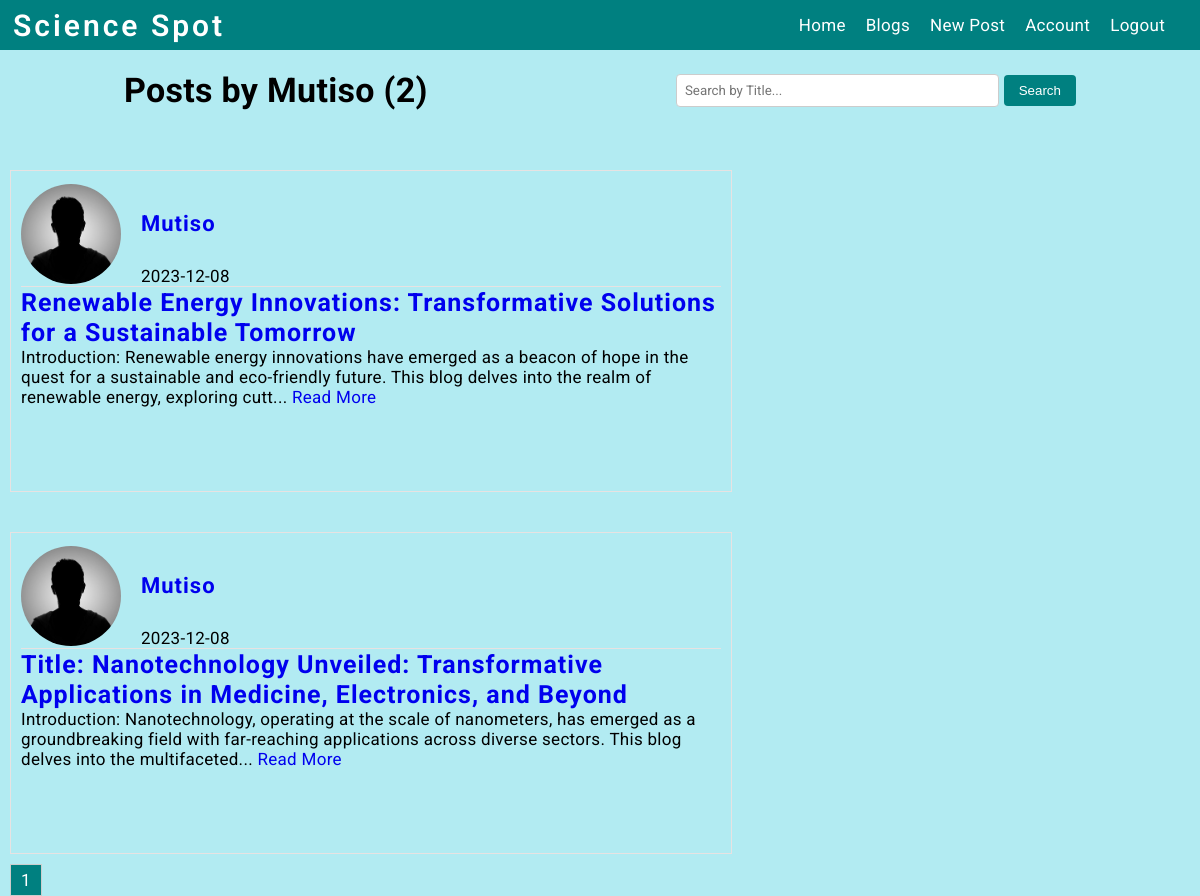
/user/Mutiso (signed in), run on the app's committed database.
### flaskblog/models.py (models this page shows, shortened)
class User(db.Model, UserMixin):
    id = db.Column(db.Integer, primary_key=True)
    username = db.Column(db.String(20), unique=True, nullable=False)
    email = db.Column(db.String(120), unique=True, nullable=False)
    image_file = db.Column(db.String(20), nullable=False, default='default.jpg')
    password = db.Column(db.String(60), nullable=False)
    posts = db.relationship('Post', backref='author', lazy=True)
    """How ro represent our user model"""

class Post(db.Model):
    id = db.Column(db.Integer, primary_key=True)
    title = db.Column(db.String(100), nullable=False)
    date_posted = db.Column(db.DateTime, nullable=False, default=datetime.utcnow)
    content = db.Column(db.Text, nullable=False)
    user_id = db.Column(db.Integer, db.ForeignKey('user.id'), nullable=False)
    """How ro represent our post model"""

### flaskblog/routes.py (the view)
@app.route("/user/<string:username>")
@login_required
def user_posts(username):
    page = request.args.get('page', 1, type=int)
    user = User.query.filter_by(username=username).first_or_404()
    posts = Post.query.filter_by(author=user)\
        .order_by(Post.date_posted.desc())\
        .paginate(page=page, per_page=5)
    return render_template('user_posts.html', posts=posts, user=user)

### flaskblog/models.py (called while the page is built)
@login_manager.user_loader
def load_user(user_id):
    return User.query.get(int(user_id))

### flaskblog/templates/user_posts.html
{% extends 'layout.html' %} {% block content %}
<div class="header-container">
  <h1 class="header-text">Posts by {{ user.username }} ({{ posts.total }})</h1>
  <form class="search-form" action="{{ url_for('search_results') }}" method="GET">
      <input type="text" name="query" placeholder="Search by Title...">
      <button type="submit">Search</button>
  </form>
</div>
<div class="homediv-container">
  {% for post in posts.items %}
    <div class="homediv">
      <div class="homedivdetails">
        <img class="accountimageclass" src="{{ url_for('static', filename='images/' + post.author.image_file) }}"/>
        <div class="user-details">
          <p><a href="{{ url_for('user_posts', username=post.author.username) }}">{{ post.author.username }}</a></p>
          <p>{{ post.date_posted.strftime('%Y-%m-%d') }}</p>
        </div>
      </div>
      <hr class="custom-hr">
      <div>
        <p><h2><a href="{{ url_for('post', post_id=post.id) }}" class="teal-title">{{ post.title }}</a></h2></p>
        <p>{{ post.content[:200] }}{% if post.content|length > 200 %}... <a href="{{ url_for('post', post_id=post.id) }}">Read More</a>{% endif %}</p>
      </div>
    </div>
  {% endfor %}
</div>
<div class="pagination">
  {% for page_num in posts.iter_pages(left_edge=1, right_edge=1, left_current=1, right_current=2) %}
    {% if page_num %}
      {% if posts.page == page_num %}
        <a href="{{ url_for('blogs', page=page_num) }}" class="current-page">{{ page_num }}</a>
      {% else %}
        <a href="{{ url_for('blogs', page=page_num) }}">{{ page_num }}</a>
      {% endif %}
    {% else %}
      <span class="ellipsis">...</span>
    {% endif %}
  {% endfor %}
</div>
{% endblock content %}

### flaskblog/static/navigation.css (style rules this page uses)
* { text-decoration: none; margin: 0; padding: 0; }

### flaskblog/static/style.css (style rules this page uses)
body { background: #B2EBF2; font-size: 17px; letter-spacing: 0.3px; font-family: roboto, sans-serif; }
input[type='text'], input[type='email'], input[type='password'] { width: 100%; padding: 10px; border-radius: 5px; border: 1px solid #ccc; font-family: roboto; }
.accountimageclass { border-radius: 50%; width: 100px; height: 100px; object-fit: cover; }
.homediv-container { display: flex; flex-wrap: wrap; gap: 20px; }
.homediv { margin-top: 20px; margin-left: 10px; padding: 10px; width: 700px; height: 300px; border: 1px solid rgb(231, 226, 226); }
.homedivdetails { display: flex; align-items: center; }
.user-details { display: flex; flex-direction: column; margin-left: 20px; }
.user-details a { padding-top: 20px; text-decoration: none; font-weight: bold; font-size: 22px; letter-spacing: 1px; margin-bottom: 10px; }
.user-details > p { margin-top: 30px; }
.custom-hr { border: none; border-top: 1px solid rgb(231, 226, 226); margin-left: 0; margin-right: 0; width: 100%; display: block; }
.pagination { display: flex; margin-left: 10px; margin-top: 10px; }
.pagination a { display: inline-block; width: 30px; height: 30px; text-align: center; line-height: 30px; border: 1px solid #ccc; text-decoration: none; color: #333; }
.pagination a.current-page { background-color: teal; color: white; }
.search-form { display: flex; align-items: center; margin: 10px auto ; width: 400px; }
.search-form input[type="text"] { padding: 8px; border-radius: 4px; border: 1px solid #ccc; margin-right: 5px; }
.search-form button { padding: 8px 15px; border-radius: 4px; border: none; background-color: teal; color: white; cursor: pointer; }
.header-container { display: flex; align-items: center; justify-content: space-between; margin-bottom: 20px; }
.header-text { margin: 20px auto; }
.search-form { display: flex; align-items: center; }
h2 a.teal-title { letter-spacing: 1px; font-size: 25px; font-weight: 700; }

### data on the page
User: username "Mutiso"
Post: image_file (placeholder picture), author.username "Mutiso", date_posted "2023-12-08", title "Renewable Energy Innovations: Transformative Solutions for a Sustainable Tomorrow", content "Introduction: Renewable energy innovations have emerged as a beacon of hope in the quest for a sustainable and eco-friendly future. This blog delves into the realm of renewable energy, exploring cutt"
Post: image_file (placeholder picture), author.username "Mutiso", date_posted "2023-12-08", title "Title: Nanotechnology Unveiled: Transformative Applications in Medicine, Electronics, and Beyond", content "Introduction: Nanotechnology, operating at the scale of nanometers, has emerged as a groundbreaking field with far-reaching applications across diverse sectors. This blog delves into the multifaceted"

### other printed values
{{ posts.total }} "2"
{{ page_num }} "1"
